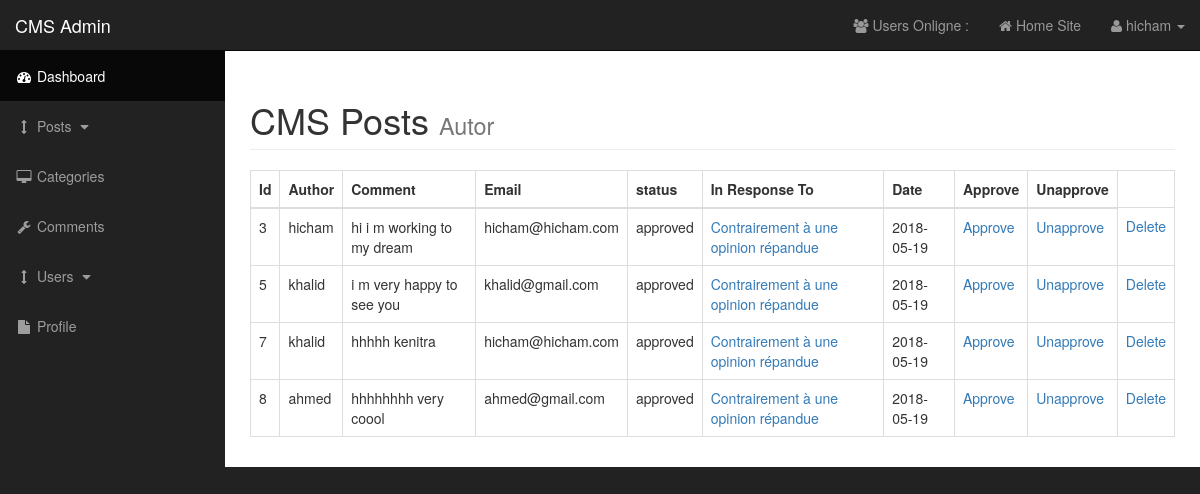
Page /admin/comments.php (signed in) on the committed database.
### tables this page shows
CREATE TABLE `comments` (
  `comment_id` int(3) NOT NULL,
  `comment_post_id` int(3) NOT NULL,
  `comment_author` varchar(255) NOT NULL,
  `comment_email` varchar(255) NOT NULL,
  `comment_content` text NOT NULL,
  `comment_status` varchar(255) NOT NULL,
  `comment_date` date NOT NULL
);

CREATE TABLE `posts` (
  `post_id` int(3) NOT NULL,
  `post_category_id` int(3) NOT NULL,
  `post_title` varchar(255) NOT NULL,
  `post_autor` varchar(255) NOT NULL,
  `post_user` varchar(255) NOT NULL,
  `post_date` date NOT NULL,
  `post_image` text NOT NULL,
  `post_content` text NOT NULL,
  `post_tags` varchar(255) NOT NULL,
  `post_comment_count` int(11) NOT NULL,
  `post_status` varchar(255) NOT NULL DEFAULT 'draft',
  `post_views_count` int(11) NOT NULL,
  `count_view_post` int(11) NOT NULL
);

### admin/includes/View_comments.php (the view, shortened to what this page needs)
<table class="table table-bordered table-hover">
                                <thead>
                                    <th>Id</th>
                                    <th>Author</th>
                                    <th>Comment</th>
                                    <th>Email</th>
                                    <th>status</th>
                                    <th>In Response To</th>
                                    <th>Date</th>
                                    <th>Approve</th>
                                    <th>Unapprove</th>
                                </thead>
                                <tbody>
                                 <?php
                                    $query = "SELECT * FROM comments";
                                    $select_all_comments = mysqli_query($connection,$query);
                                    while ($row = mysqli_fetch_assoc($select_all_comments)) {
                                        $id = $row['comment_id'];
                                        $Author = $row['comment_author'];
                                        $email = $row['comment_email'];
                                        $content = $row['comment_content'];
                                        $status = $row['comment_status'];
                                        $date = $row['comment_date'];
                                        $id_post = $row['comment_post_id'];
                                        $query_post = "SELECT * FROM posts WHERE post_id = {$id_post} ";
                                           $select_all_posts = mysqli_query($connection,$query_post);
                                            while ($row = mysqli_fetch_assoc($select_all_posts)) {
                                            $title_post = $row['post_title'];
                                            $id_post_com = $row['post_id'];}
                                        echo" <tr>
                                    <td>{$id}</td>
                                    <td>{$Author}</td>
                                    <td>{$content}</td>
                                    <td>{$email}</td>
                                    <td>{$status}</td>
                                    <td><a href='../post.php?idpost={$id_post_com}'>{$title_post}</a></td>
                                    <td>{$date}</td>
                                    <td><a href='comments.php?approve={$id}'>Approve</a></td>
                                    <td><a href='comments.php?unapprove={$id}'>Unapprove</a></td>
                                    <td><a href='comments.php?delete={$id}'>Delete</a></td>
                                    </tr>";
                                    }
                                 ?>
                                </tbody>
                            </table>

### admin/css/sb-admin.css (style rules this page uses)
body { margin-top: 100px; background-color: #222; }
@media (min-width:768px) { body { margin-top: 50px; } }

### rows in the picture
comments: comment_id "3", comment_author "hicham", comment_content "hi i m working to my dream", comment_email "hicham@hicham.com", comment_status "approved", posts.post_title "Contrairement à une opinion répandue", comment_date "2018-05-19"
comments: comment_id "5", comment_author "khalid", comment_content "i m very happy to see you", comment_email "khalid@gmail.com", comment_status "approved", posts.post_title "Contrairement à une opinion répandue", comment_date "2018-05-19"
comments: comment_id "7", comment_author "khalid", comment_content "hhhhh kenitra", comment_email "hicham@hicham.com", comment_status "approved", posts.post_title "Contrairement à une opinion répandue", comment_date "2018-05-19"
comments: comment_id "8", comment_author "ahmed", comment_content "hhhhhhhh very coool", comment_email "ahmed@gmail.com", comment_status "approved", posts.post_title "Contrairement à une opinion répandue", comment_date "2018-05-19"

### other values in the picture
$_SESSION['firstname'] "hicham"
